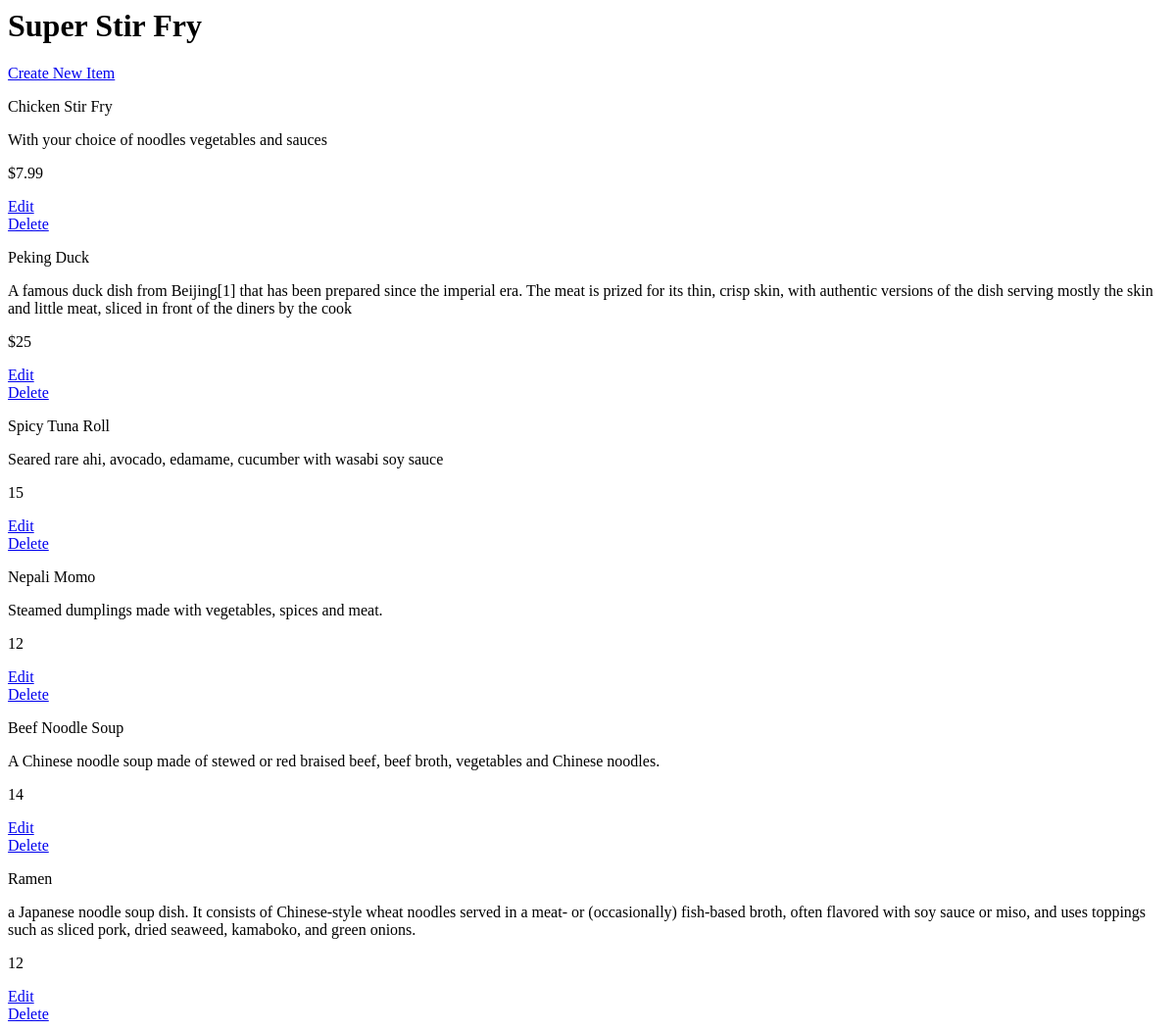
The app's page /restaurants/2/, older data.
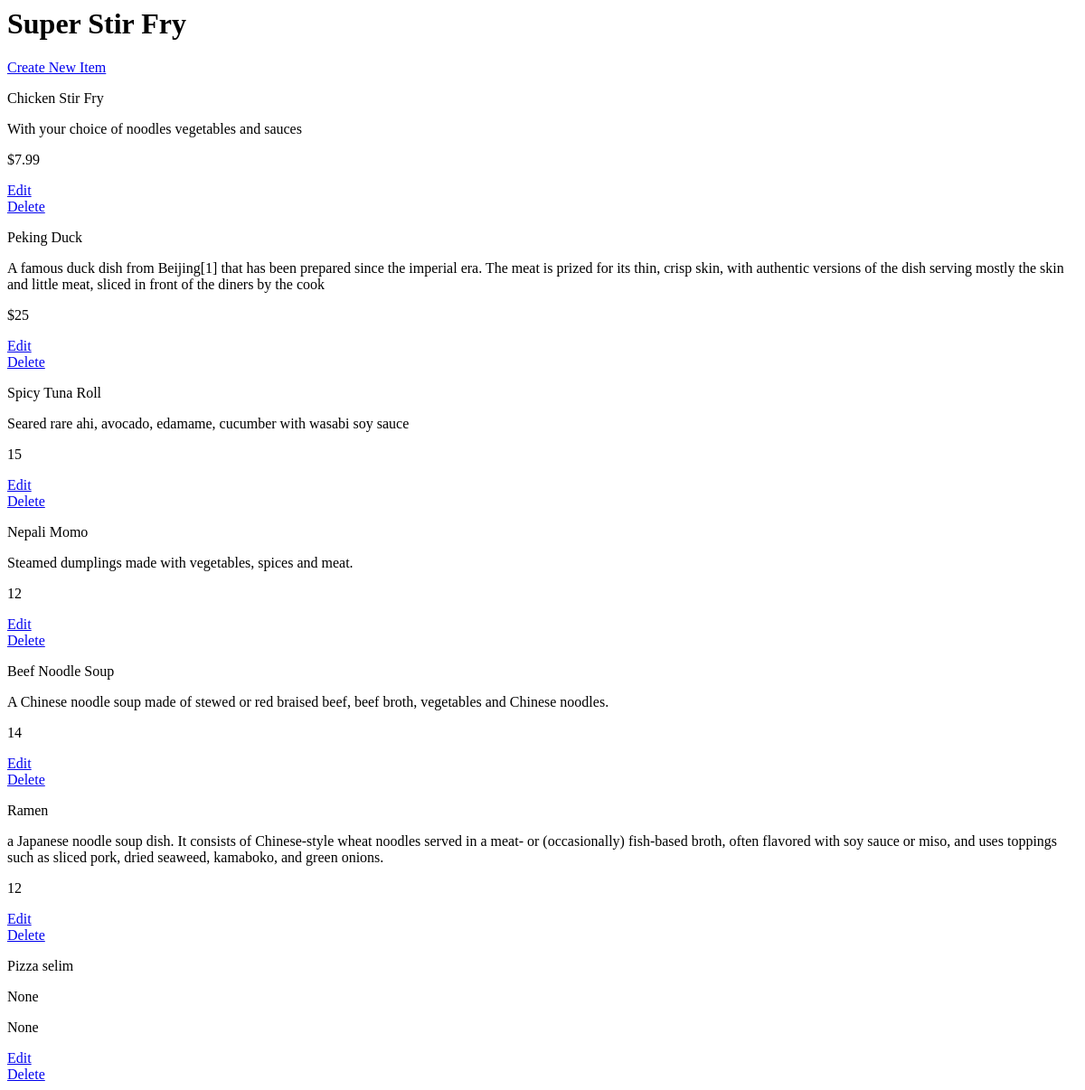
The same page, newer data.
### database_setup.py (models this page shows)
class Restaurant(Base):
    __tablename__ = 'restaurant'
    id = Column(Integer, primary_key=True)
    name = Column(String(250), nullable=False)

class MenuItem(Base):
    __tablename__ = 'menu_item'
    name = Column(String(80), nullable=False)
    id = Column(Integer, primary_key=True)
    description = Column(String(250))
    price = Column(String(8))
    course = Column(String(250))
    restaurant_id = Column(Integer, ForeignKey('restaurant.id'))
    restaurant = relationship(Restaurant)

### flaskapp.py (the view)
@app.route('/')
@app.route('/restaurants/<int:restaurant_id>/')
def restaurantMenu(restaurant_id):
	restaurant = session.query(Restaurant).filter_by(id = restaurant_id).one()
	items = session.query(MenuItem).filter_by(restaurant_id = restaurant.id)
	return render_template('menu.html',restaurant= restaurant , items = items)

### templates/menu.html
<html>
	<body>
		<h1>{{ restaurant.name}}</h1>
		<a href="{{url_for('newMenuItem' , restaurant_id = restaurant.id )}}">Create New Item</a>
		{% for item in items %}
		<div>
		<p>{{item.name}}</p>
		<p>{{item.description}}</p>
		<p> {{item.price}} </p>
		<a href="{{url_for('editMenuItem', restaurant_id = restaurant.id , menu_id = item.id)}}">Edit</a><br>
		<a href="{{url_for('deleteMenuItem', restaurant_id = restaurant.id , menu_id = item.id)}}">Delete</a>
		</div>
		{% endfor %}
	</body>
</html>

Row changes from the older to the newer data that the page shows:
added MenuItem: name "Pizza selim", description "None", price "None"
